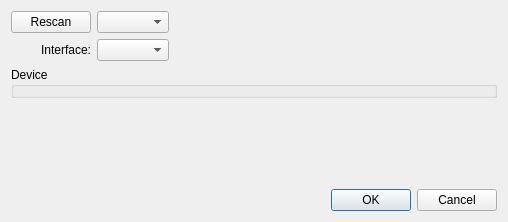
<?xml version="1.0" encoding="UTF-8"?>
<ui version="4.0">
 <class>mdtUsbtmcPortSetupDialog</class>
 <widget class="QDialog" name="mdtUsbtmcPortSetupDialog">
  <property name="geometry">
   <rect>
    <x>0</x>
    <y>0</y>
    <width>508</width>
    <height>222</height>
   </rect>
  </property>
  <property name="windowTitle">
   <string>Dialog</string>
  </property>
  <layout class="QVBoxLayout" name="verticalLayout">
   <item>
    <layout class="QHBoxLayout" name="horizontalLayout">
     <item>
      <widget class="QPushButton" name="pbRescan">
       <property name="text">
        <string>Rescan</string>
       </property>
      </widget>
     </item>
     <item>
      <widget class="QComboBox" name="cbDevices"/>
     </item>
     <item>
      <spacer name="horizontalSpacer">
       <property name="orientation">
        <enum>Qt::Horizontal</enum>
       </property>
       <property name="sizeHint" stdset="0">
        <size>
         <width>40</width>
         <height>20</height>
        </size>
       </property>
      </spacer>
     </item>
    </layout>
   </item>
   <item>
    <layout class="QHBoxLayout" name="horizontalLayout_2">
     <item>
      <widget class="QLabel" name="label">
       <property name="minimumSize">
        <size>
         <width>80</width>
         <height>0</height>
        </size>
       </property>
       <property name="text">
        <string>Interface:</string>
       </property>
       <property name="alignment">
        <set>Qt::AlignRight|Qt::AlignTrailing|Qt::AlignVCenter</set>
       </property>
      </widget>
     </item>
     <item>
      <widget class="QComboBox" name="cbInterfaces"/>
     </item>
     <item>
      <spacer name="horizontalSpacer_2">
       <property name="orientation">
        <enum>Qt::Horizontal</enum>
       </property>
       <property name="sizeHint" stdset="0">
        <size>
         <width>40</width>
         <height>20</height>
        </size>
       </property>
      </spacer>
     </item>
    </layout>
   </item>
   <item>
    <widget class="QGroupBox" name="groupBox">
     <property name="title">
      <string>Device</string>
     </property>
    </widget>
   </item>
   <item>
    <spacer name="verticalSpacer">
     <property name="orientation">
      <enum>Qt::Vertical</enum>
     </property>
     <property name="sizeHint" stdset="0">
      <size>
       <width>20</width>
       <height>40</height>
      </size>
     </property>
    </spacer>
   </item>
   <item>
    <widget class="QDialogButtonBox" name="buttonBox">
     <property name="orientation">
      <enum>Qt::Horizontal</enum>
     </property>
     <property name="standardButtons">
      <set>QDialogButtonBox::Cancel|QDialogButtonBox::Ok</set>
     </property>
    </widget>
   </item>
  </layout>
 </widget>
 <resources/>
 <connections>
  <connection>
   <sender>buttonBox</sender>
   <signal>accepted()</signal>
   <receiver>mdtUsbtmcPortSetupDialog</receiver>
   <slot>accept()</slot>
   <hints>
    <hint type="sourcelabel">
     <x>248</x>
     <y>254</y>
    </hint>
    <hint type="destinationlabel">
     <x>157</x>
     <y>274</y>
    </hint>
   </hints>
  </connection>
  <connection>
   <sender>buttonBox</sender>
   <signal>rejected()</signal>
   <receiver>mdtUsbtmcPortSetupDialog</receiver>
   <slot>reject()</slot>
   <hints>
    <hint type="sourcelabel">
     <x>316</x>
     <y>260</y>
    </hint>
    <hint type="destinationlabel">
     <x>286</x>
     <y>274</y>
    </hint>
   </hints>
  </connection>
 </connections>
</ui>
